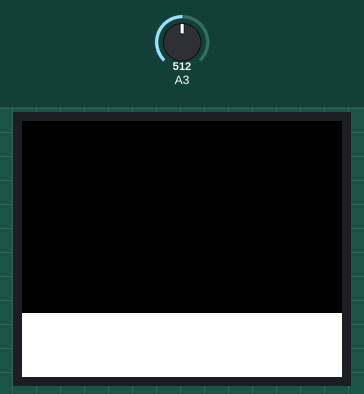
A sketch run on a simulated Arduino Uno, built with avr-gcc and run on an emulated ATmega328P. On the bench: 160×128 colour display. The test bench sets the inputs (shaded band); at power-on: A3 = 512.

Above: at 0.2 s.
At 8.8 s:
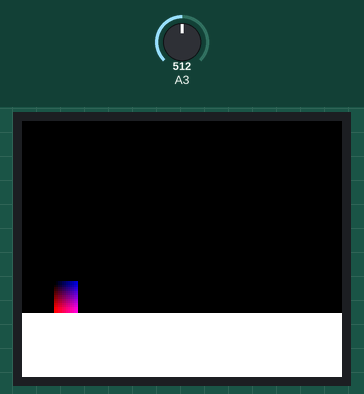
8.9 s: A3 set to 6
At 11.2 s:
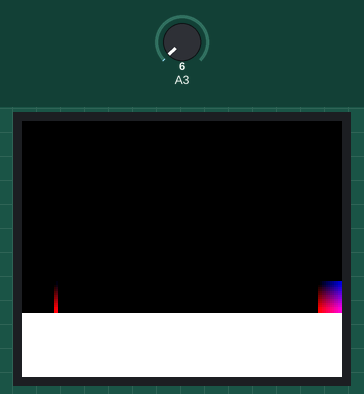
Timing chart, 0 to 12.7 s (numbered marks = the images above; inputs shaded):
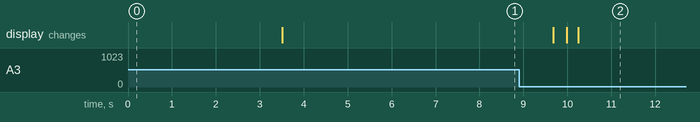

Measured:
- after the input at 8.9 s, the display: first changes after 0.78 s (image 2 shows a later state)

The sketch:

tft_mario.ino
```cpp
#include <Adafruit_GFX.h>
#include <Adafruit_ST7735.h>

#define RGB(r, g, b) (((r&0xF8)<<8)|((g&0xFC)<<3)|(b>>3))

#define BUTTON_NONE 0
#define BUTTON_DOWN 1
#define BUTTON_RIGHT 2
#define BUTTON_SELECT 3
#define BUTTON_UP 4
#define BUTTON_LEFT 5

#define FRAME_RATE 30
#define FRAME_WIDTH 160
#define FRAME_HEIGHT 128
#define PLAYER_SPRITE_WIDTH 12
#define PLAYER_SPRITE_HEIGHT 16


Adafruit_ST7735 tft = Adafruit_ST7735(10, 8, -1);

uint8_t BUTTON_LAST = BUTTON_NONE;
unsigned long ticks = 0;

int playerX = 16, playerY = 80;
int pplayerX = playerX, pplayerY = playerY;
float playerAccX, playerAccY;

//int16_t framebuffer[FRAME_WIDTH][FRAME_HEIGHT];


const PROGMEM int16_t player_texture_[] = {
  ST77XX_BLACK, ST77XX_WHITE, ST77XX_BLACK, ST77XX_WHITE, ST77XX_BLACK, ST77XX_WHITE, ST77XX_BLACK, ST77XX_WHITE, ST77XX_BLACK, ST77XX_WHITE, ST77XX_BLACK, ST77XX_WHITE,
  ST77XX_WHITE, ST77XX_BLACK, ST77XX_WHITE, ST77XX_BLACK, ST77XX_WHITE, ST77XX_BLACK, ST77XX_WHITE, ST77XX_BLACK, ST77XX_WHITE, ST77XX_BLACK, ST77XX_WHITE, ST77XX_BLACK,
  ST77XX_BLACK, ST77XX_WHITE, ST77XX_BLACK, ST77XX_WHITE, ST77XX_BLACK, ST77XX_WHITE, ST77XX_BLACK, ST77XX_WHITE, ST77XX_BLACK, ST77XX_WHITE, ST77XX_BLACK, ST77XX_WHITE,
  ST77XX_WHITE, ST77XX_BLACK, ST77XX_WHITE, ST77XX_BLACK, ST77XX_WHITE, ST77XX_BLACK, ST77XX_WHITE, ST77XX_BLACK, ST77XX_WHITE, ST77XX_BLACK, ST77XX_WHITE, ST77XX_BLACK,
  ST77XX_BLACK, ST77XX_WHITE, ST77XX_BLACK, ST77XX_WHITE, ST77XX_BLACK, ST77XX_WHITE, ST77XX_BLACK, ST77XX_WHITE, ST77XX_BLACK, ST77XX_WHITE, ST77XX_BLACK, ST77XX_WHITE,
  ST77XX_WHITE, ST77XX_BLACK, ST77XX_WHITE, ST77XX_BLACK, ST77XX_WHITE, ST77XX_BLACK, ST77XX_WHITE, ST77XX_BLACK, ST77XX_WHITE, ST77XX_BLACK, ST77XX_WHITE, ST77XX_BLACK,
  ST77XX_BLACK, ST77XX_WHITE, ST77XX_BLACK, ST77XX_WHITE, ST77XX_BLACK, ST77XX_WHITE, ST77XX_BLACK, ST77XX_WHITE, ST77XX_BLACK, ST77XX_WHITE, ST77XX_BLACK, ST77XX_WHITE,
  ST77XX_WHITE, ST77XX_BLACK, ST77XX_WHITE, ST77XX_BLACK, ST77XX_WHITE, ST77XX_BLACK, ST77XX_WHITE, ST77XX_BLACK, ST77XX_WHITE, ST77XX_BLACK, ST77XX_WHITE, ST77XX_BLACK,
  ST77XX_BLACK, ST77XX_WHITE, ST77XX_BLACK, ST77XX_WHITE, ST77XX_BLACK, ST77XX_WHITE, ST77XX_BLACK, ST77XX_WHITE, ST77XX_BLACK, ST77XX_WHITE, ST77XX_BLACK, ST77XX_WHITE,
  ST77XX_WHITE, ST77XX_BLACK, ST77XX_WHITE, ST77XX_BLACK, ST77XX_WHITE, ST77XX_BLACK, ST77XX_WHITE, ST77XX_BLACK, ST77XX_WHITE, ST77XX_BLACK, ST77XX_WHITE, ST77XX_BLACK,
  ST77XX_BLACK, ST77XX_WHITE, ST77XX_BLACK, ST77XX_WHITE, ST77XX_BLACK, ST77XX_WHITE, ST77XX_BLACK, ST77XX_WHITE, ST77XX_BLACK, ST77XX_WHITE, ST77XX_BLACK, ST77XX_WHITE,
  ST77XX_WHITE, ST77XX_BLACK, ST77XX_WHITE, ST77XX_BLACK, ST77XX_WHITE, ST77XX_BLACK, ST77XX_WHITE, ST77XX_BLACK, ST77XX_WHITE, ST77XX_BLACK, ST77XX_WHITE, ST77XX_BLACK,
  ST77XX_BLACK, ST77XX_WHITE, ST77XX_BLACK, ST77XX_WHITE, ST77XX_BLACK, ST77XX_WHITE, ST77XX_BLACK, ST77XX_WHITE, ST77XX_BLACK, ST77XX_WHITE, ST77XX_BLACK, ST77XX_WHITE,
  ST77XX_WHITE, ST77XX_BLACK, ST77XX_WHITE, ST77XX_BLACK, ST77XX_WHITE, ST77XX_BLACK, ST77XX_WHITE, ST77XX_BLACK, ST77XX_WHITE, ST77XX_BLACK, ST77XX_WHITE, ST77XX_BLACK,
  ST77XX_BLACK, ST77XX_WHITE, ST77XX_BLACK, ST77XX_WHITE, ST77XX_BLACK, ST77XX_WHITE, ST77XX_BLACK, ST77XX_WHITE, ST77XX_BLACK, ST77XX_WHITE, ST77XX_BLACK, ST77XX_WHITE,
  ST77XX_WHITE, ST77XX_BLACK, ST77XX_WHITE, ST77XX_BLACK, ST77XX_WHITE, ST77XX_BLACK, ST77XX_WHITE, ST77XX_BLACK, ST77XX_WHITE, ST77XX_BLACK, ST77XX_WHITE, ST77XX_BLACK
};

const PROGMEM int16_t player_texture[] = {
  RGB(0,0,0), RGB(0,0,20), RGB(0,0,40), RGB(0,0,60), RGB(0,0,80), RGB(0,0,100), RGB(0,0,120), RGB(0,0,140), RGB(0,0,160), RGB(0,0,180), RGB(0,0,200), RGB(0,0,220),
  RGB(0,0,0), RGB(0,0,20), RGB(0,0,40), RGB(0,0,60), RGB(0,0,80), RGB(0,0,100), RGB(0,0,120), RGB(0,0,140), RGB(0,0,160), RGB(0,0,180), RGB(0,0,200), RGB(0,0,220),
  RGB(20,0,0), RGB(20,0,20), RGB(20,0,40), RGB(20,0,60), RGB(20,0,80), RGB(20,0,100), RGB(20,0,120), RGB(20,0,140), RGB(20,0,160), RGB(20,0,180), RGB(20,0,200), RGB(20,0,220),
  RGB(40,0,0), RGB(40,0,20), RGB(40,0,40), RGB(40,0,60), RGB(40,0,80), RGB(40,0,100), RGB(40,0,120), RGB(40,0,140), RGB(40,0,160), RGB(40,0,180), RGB(40,0,200), RGB(40,0,220),
  RGB(60,0,0), RGB(60,0,20), RGB(60,0,40), RGB(60,0,60), RGB(60,0,80), RGB(60,0,100), RGB(60,0,120), RGB(60,0,140), RGB(60,0,160), RGB(60,0,180), RGB(60,0,200), RGB(60,0,220),
  RGB(80,0,0), RGB(80,0,20), RGB(80,0,40), RGB(80,0,60), RGB(80,0,80), RGB(80,0,100), RGB(80,0,120), RGB(80,0,140), RGB(80,0,160), RGB(80,0,180), RGB(80,0,200), RGB(80,0,220),
  RGB(100,0,0), RGB(100,0,20), RGB(100,0,40), RGB(100,0,60), RGB(100,0,80), RGB(100,0,100), RGB(100,0,120), RGB(100,0,140), RGB(100,0,160), RGB(100,0,180), RGB(100,0,200), RGB(100,0,220),
  RGB(120,0,0), RGB(120,0,20), RGB(120,0,40), RGB(120,0,60), RGB(120,0,80), RGB(120,0,100), RGB(120,0,120), RGB(120,0,140), RGB(120,0,160), RGB(120,0,180), RGB(120,0,200), RGB(120,0,220),
  RGB(140,0,0), RGB(140,0,20), RGB(140,0,40), RGB(140,0,60), RGB(140,0,80), RGB(140,0,100), RGB(140,0,120), RGB(140,0,140), RGB(140,0,160), RGB(140,0,180), RGB(140,0,200), RGB(140,0,220),
  RGB(160,0,0), RGB(160,0,20), RGB(160,0,40), RGB(160,0,60), RGB(160,0,80), RGB(160,0,100), RGB(160,0,120), RGB(160,0,140), RGB(160,0,160), RGB(160,0,180), RGB(160,0,200), RGB(160,0,220),
  RGB(180,0,0), RGB(180,0,20), RGB(180,0,40), RGB(180,0,60), RGB(180,0,80), RGB(180,0,100), RGB(180,0,120), RGB(180,0,140), RGB(180,0,160), RGB(180,0,180), RGB(180,0,200), RGB(180,0,220),
  RGB(200,0,0), RGB(200,0,20), RGB(200,0,40), RGB(200,0,60), RGB(200,0,80), RGB(200,0,100), RGB(200,0,120), RGB(200,0,140), RGB(200,0,160), RGB(200,0,180), RGB(200,0,200), RGB(200,0,220),
  RGB(220,0,0), RGB(220,0,20), RGB(220,0,40), RGB(220,0,60), RGB(220,0,80), RGB(220,0,100), RGB(220,0,120), RGB(220,0,140), RGB(220,0,160), RGB(220,0,180), RGB(220,0,200), RGB(220,0,220),
  RGB(240,0,0), RGB(240,0,20), RGB(240,0,40), RGB(240,0,60), RGB(240,0,80), RGB(240,0,100), RGB(240,0,120), RGB(240,0,140), RGB(240,0,160), RGB(240,0,180), RGB(240,0,200), RGB(240,0,220),
  RGB(255,0,0), RGB(255,0,20), RGB(255,0,40), RGB(255,0,60), RGB(255,0,80), RGB(255,0,100), RGB(255,0,120), RGB(255,0,140), RGB(255,0,160), RGB(255,0,180), RGB(255,0,200), RGB(255,0,220),
  RGB(255,0,0), RGB(255,0,20), RGB(255,0,40), RGB(255,0,60), RGB(255,0,80), RGB(255,0,100), RGB(255,0,120), RGB(255,0,140), RGB(255,0,160), RGB(255,0,180), RGB(255,0,200), RGB(255,0,220),
};


typedef struct _sprite sprite;
struct _sprite {
  sprite* next;
  uint8_t x;
  uint8_t y;
  uint8_t px;
  uint8_t py;
  uint8_t width;
  uint8_t height;
  int16_t* texture;
};

sprite* mysprite;

sprite* sprite_stack;


void setup() {
  tft.initR(INITR_BLACKTAB);
  tft.setRotation(1);

  tft.fillScreen(ST77XX_BLACK);
  tft.fillRect(0, 96, 160, 32, ST77XX_WHITE);

  mysprite = (sprite*) calloc(1, sizeof(sprite));
  mysprite->width = 12;
  mysprite->height = 16;
  mysprite->texture = player_texture;

  //int16_t *p;
  //p = player_texture;

}

void loop() {
  if (millis() / 1000.0 * FRAME_RATE > ticks) {
    ticks++;
    tick();
  }
}


void tick() {
  uint8_t c = readController();

  if (playerY < 80) playerAccY += 1;

  //if (c != BUTTON_LAST) {
    switch (c) {
      case BUTTON_RIGHT:
      playerAccX += 2;
      break;
      case BUTTON_LEFT:
      playerAccX -= 2;
      break;
      case BUTTON_UP:
      if (c != BUTTON_LAST) playerAccY = -8;
      break;
      case BUTTON_SELECT:
      break;
    }
  //}

  /*if (c != BUTTON_RIGHT && c != BUTTON_LEFT && playerAccX != 0) {
    int brake = c == BUTTON_NONE ? 3 : 1;*/
  if (c == BUTTON_NONE && playerAccX != 0) {
    int brake = 3;
    if (playerAccX > 0) playerAccX -= brake;
    else playerAccX += brake;

    if (abs(playerAccX) < brake) playerAccX = 0;
  }

  BUTTON_LAST = c;

  playerAccX = constrain(playerAccX, -8, 8);
  playerX += playerAccX;
  if (playerX <= 0 || playerX >= FRAME_WIDTH - PLAYER_SPRITE_WIDTH) {
    playerX = constrain(playerX, 0, FRAME_WIDTH - PLAYER_SPRITE_WIDTH);
    playerAccX = 0;
  }

  playerY += playerAccY;
  if (playerY >= 80) {
    playerY = 80;
    playerAccY = 0;
  }


  updateRender();

  pplayerX = playerX;
  pplayerY = playerY;
}


void updateRender() {
  if (pplayerX != playerX || pplayerY != playerY) {
    //tft.fillRect(pplayerX, pplayerY, 12, 16, ST77XX_BLACK);
    //tft.fillRect(playerX, playerY, 12, 16, ST77XX_RED);

    /*for (int i = 0; i < mysprite->width * mysprite->height; i ++) {
      if (!pointInRect(pplayerX + i%mysprite->width, pplayerY + floor(i/mysprite->width), playerX + i%mysprite->width, playerY + floor(i/mysprite->width), mysprite->width, mysprite->height)) {
        tft.drawPixel(pplayerX + i%mysprite->width, pplayerY + floor(i/mysprite->width), ST77XX_BLACK);
      }
    }*/


    for (int i = 0; i < 12; i ++) {
      for (int j = 0; j < 16; j ++) {
        if (!pointInRect(pplayerX + i, pplayerY + j, playerX, playerY, 12, 16)) {
          tft.drawPixel(pplayerX + i, pplayerY + j, ST77XX_BLACK);
        }
      }
    }

    for (int i = 0; i < mysprite->width * mysprite->height; i ++) {
      tft.drawPixel(playerX + i%mysprite->width, playerY + floor(i/mysprite->width), pgm_read_word_near(mysprite->texture + i));
    }
  }
}


boolean pointInRect(uint8_t px, uint8_t py, uint8_t rx, uint8_t ry, uint8_t rw, uint8_t rh) {
  return px >= rx && px < rx + rw && py >= ry && py < ry + rh;
}


uint8_t readController(void) {
  float a = analogRead(3);

  a *= 5.0;
  a /= 1024.0;

  if (a < 0.2) return BUTTON_RIGHT;
  if (a < 1.0) return BUTTON_UP;
  if (a < 1.5) return BUTTON_SELECT;
  if (a < 2.0) return BUTTON_LEFT;
  if (a < 3.2) return BUTTON_DOWN;
  else return BUTTON_NONE;
}
```
